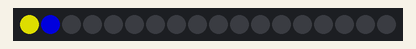
This sketch was run on a simulated Arduino Uno, built with avr-gcc and run on an emulated ATmega328P. Parts: 18 RGB LEDs in strip order, left to right. Dim RGB values are drawn brighter than linear.

Above: at 0.15 s.
At 0.55 s:
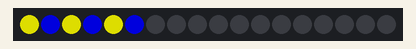
At 0.95 s:
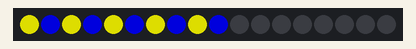
At 1.36 s:
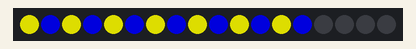
At 1.8 s:
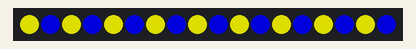
At 2.4 s:
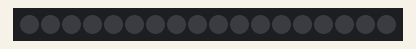

The sketch:

Prog_LED.ino
```cpp
#include <Adafruit_NeoPixel.h>

#define PIN 7
#define NUMLED 18

Adafruit_NeoPixel pixels(NUMLED, PIN, NEO_GRB + NEO_KHZ800);

#define DELAYLOOP 100

void setup() {
  pixels.begin();
}

void loop() {
  pixels.clear();

  // Acende LEDs um por um com cores intercaladas
  for (int i = 0; i < NUMLED; i++) {
    if (i % 2 == 0) {
      pixels.setPixelColor(i, pixels.Color(150, 150, 0));     // Verde
    } else if (i % 2 == 1) {
      pixels.setPixelColor(i, pixels.Color(0, 0, 150));     // Vermelho
    }

    pixels.show();
    delay(DELAYLOOP);
  }

  // Mantém todos os LEDs acesos por um tempo
  delay(500);

  // Apaga todos os LEDs juntos
  pixels.clear();
  pixels.show();
  delay(500); // Pausa antes de reiniciar
}
```

Measured:
- by itself, everything shown: repeats every 2.8 s, in 19 steps
- what the display in image 4 shows lasts 0.6 s, from 1.7 s to 2.3 s
